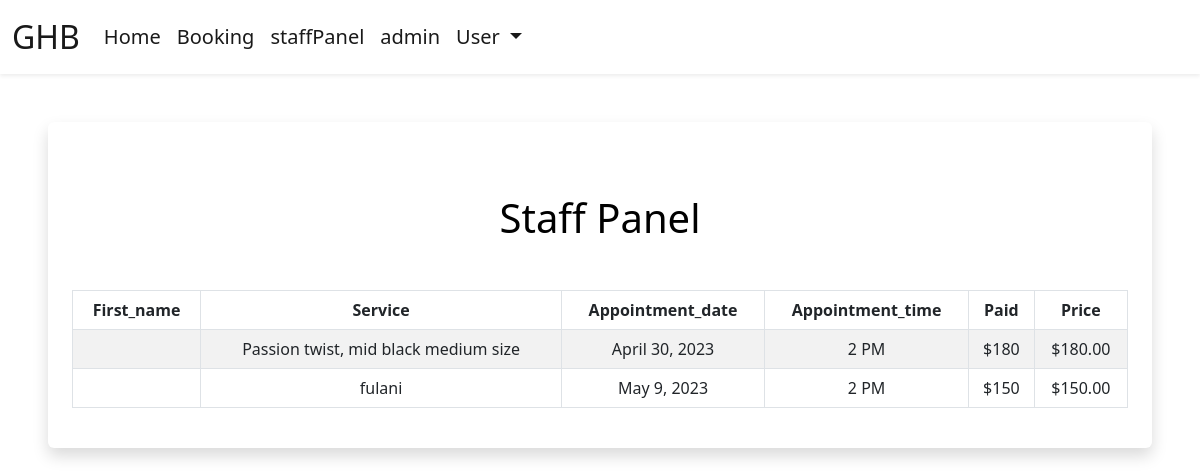
/staff-panel (signed in), run on an earlier commit of the app's database.
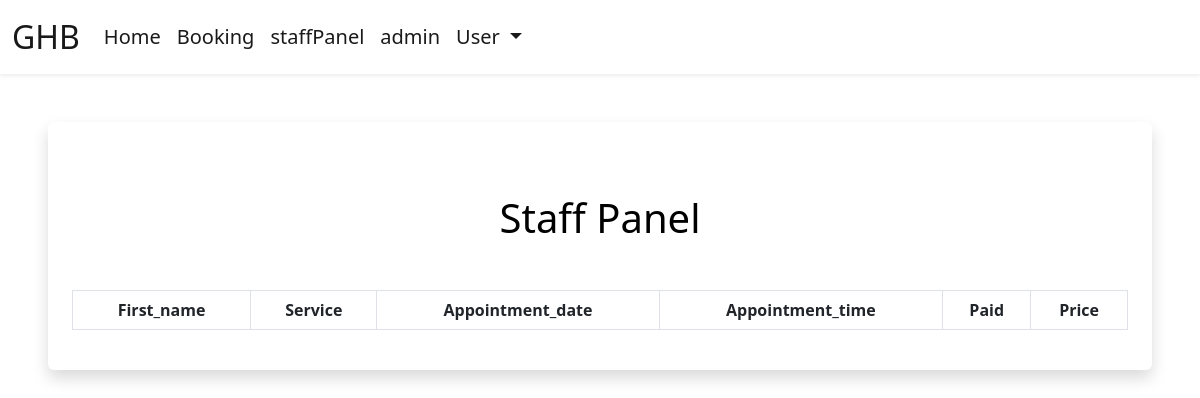
And on a later commit of the database.
### book/models.py (models this page shows, shortened)
class Appointment(models.Model):
    user = models.ForeignKey(User, on_delete=models.CASCADE, null=True, blank=True)
    name = models.CharField(max_length=225, blank=True, null=True)
    service = models.CharField(max_length=50)
    day = models.DateField(default=datetime.now)
    time = models.CharField(max_length=10, choices=TIME_CHOICES, default="8 AM")
    deposit = models.IntegerField(null=True)
    price = models.DecimalField(max_digits=5, decimal_places=2, blank=True, null=True)
    time_ordered = models.DateTimeField(default=datetime.now)
    update_count = models.IntegerField(default=0, null=False)

### book/views.py (the view)
# urls.py: path('staff-panel', views.staffPanel, name='staffPanel'),
def staffPanel(request):
    today = datetime.today()
    minDate = today.strftime('%Y-%m-%d')
    deltatime = today + timedelta(days=21)
    strdeltatime = deltatime.strftime('%Y-%m-%d')
    maxDate = strdeltatime
    items = Appointment.objects.filter(day__range=[minDate, maxDate]).order_by('day', 'time')
    return render(request, 'staffPanel.html', {
        'items':items,
    })

### templates/staffPanel.html (shortened to what this page needs)
{% extends 'layout.html' %}
{% load static %}
{% block body %}
{% if user.is_authenticated and user.is_staff %}
<div class="shadow p-4 mb-5 bg-body bg-body rounded text-black  m-5 ">
    <h1 class="text-center mt-5 mb-5">Staff Panel</h1>
    <div class="table-responsive">
      <table class="table table-bordered table-striped table-hover mx-auto">
          <thead>
            <tr>
              <th class="text-center" scope="col">First_name</th>
              <th class="text-center" scope="col">Service</th>
              <th class="text-center" scope="col">Appointment_date</th>
              <th class="text-center" scope="col">Appointment_time</th>
              <th class="text-center" scope="col">Paid</th>
              <th class="text-center" scope="col">Price</th>
            </tr>
          </thead>
          <tbody id="myTable">
              {% for item in items %}
            <tr>
              <td class="text-center">{{item.user.first_name}}</td>
              <td class="text-center">{{item.service}}</td>
              <td class="text-center">{{item.day}}</td>
              <td class="text-center">{{item.time}}</td>
              <td class="text-center">${{item.deposit}}</td>
              <td class="text-center">${{item.price}}</td>
            </tr>
              {% endfor %}
          </tbody>
        </table>
      </div>
</div>
{% else %}
<div class="shadow p-4 mb-5 bg-body bg-body rounded text-black  m-5">
  <h1 class="p-2  me-3">Oops!! For staffs only</h1>
  <a style="background-color: teal; color: #fff; font-family: Trebuchet MS;" href="{% url 'index' %}" class="btn btn-primary text-white">Back to Home</a>
</div>
{% endif %}
{% endblock %}

### templates/layout.html (shortened to what this page needs)
{% load static %}
<!doctype html>
<html lang="en">
  <head>
    <link href="https://cdn.jsdelivr.net/npm/bootstrap@5.2.1/dist/css/bootstrap.min.css" rel="stylesheet">
    <link rel="stylesheet" href="https://use.fontawesome.com/releases/v5.15.2/css/all.css">
  </head>
  <body>
    <header>
        <nav class="navbar bg-white navbar-white navbar-expand-lg shadow-sm">
            <div class="container-fluid">
                <a class="navbar-brand  cHover cGreen fs-2" href="{% url 'index' %}">
                    GHB
                </a>
                <div class="collapse navbar-collapse" id="navbarSupportedContent">
                    {% if user.is_authenticated and user.is_staff %}
                    <ul class="navbar-nav mb-2 mb-lg-0  fs-5">
                        <li class="nav-item">
                            <a class="nav-link active cHover" aria-current="page" href="{% url 'index' %}">Home</a>
                        </li>
                        <li class="nav-item">
                            <a class="nav-link active cHover" href="{% url 'booking' %}">Booking</a>
                        </li>
                        <li class="nav-item">
                            <a class="nav-link active cHover" href="{% url 'staffPanel' %}">staffPanel</a>
                        </li>
                        <li class="nav-item">
                            <a class="nav-link active cHover" href="/GHB/">admin</a>
                        </li>
                        <li class="nav-item dropdown me-3 fs-5">
                            <a class="nav-link active dropdown-toggle cHover" href="#" role="button" data-bs-toggle="dropdown" aria-expanded="false">
                              User
                            </a>
                        </li>
                    </ul>
                    {% endif %}
                </div>
            </div>
        </nav>
    </header>
    {% block body %}
    {% endblock %}
  </body>
</html>

What changed in the data, as far as the page shows it:
removed Appointment: service "Passion twist, mid black medium size", day "April 30, 2023", time "2 PM", deposit "180", price "180.00"
removed Appointment: service "fulani", day "May 9, 2023", time "2 PM", deposit "150", price "150.00"
